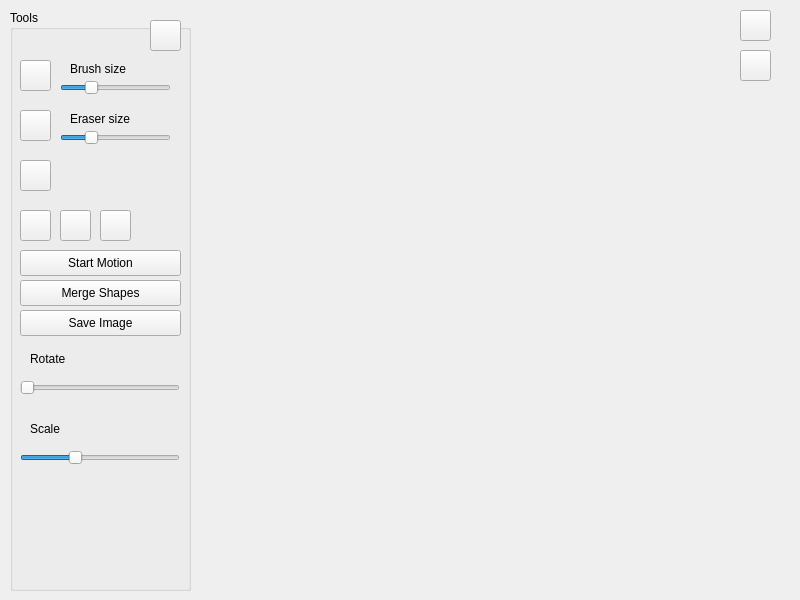
<?xml version="1.0" encoding="UTF-8"?>
<ui version="4.0">
 <class>SceneEditWidget</class>
 <widget class="QWidget" name="SceneEditWidget">
  <property name="geometry">
   <rect>
    <x>0</x>
    <y>0</y>
    <width>800</width>
    <height>600</height>
   </rect>
  </property>
  <property name="windowTitle">
   <string>Form</string>
  </property>
  <widget class="QWidget" name="widget" native="true">
   <property name="geometry">
    <rect>
     <x>200</x>
     <y>10</y>
     <width>591</width>
     <height>581</height>
    </rect>
   </property>
  </widget>
  <widget class="QGroupBox" name="groupBox">
   <property name="geometry">
    <rect>
     <x>10</x>
     <y>10</y>
     <width>181</width>
     <height>581</height>
    </rect>
   </property>
   <property name="title">
    <string>Tools</string>
   </property>
   <widget class="QPushButton" name="brushButton">
    <property name="geometry">
     <rect>
      <x>10</x>
      <y>50</y>
      <width>31</width>
      <height>31</height>
     </rect>
    </property>
    <property name="text">
     <string/>
    </property>
    <property name="icon">
     <iconset resource="../resources.qrc">
      <normaloff>:/files/images/brush.png</normaloff>:/files/images/brush.png</iconset>
    </property>
    <property name="iconSize">
     <size>
      <width>24</width>
      <height>24</height>
     </size>
    </property>
   </widget>
   <widget class="QSlider" name="brushSizeSlider">
    <property name="geometry">
     <rect>
      <x>50</x>
      <y>70</y>
      <width>111</width>
      <height>16</height>
     </rect>
    </property>
    <property name="maximum">
     <number>20</number>
    </property>
    <property name="value">
     <number>5</number>
    </property>
    <property name="orientation">
     <enum>Qt::Orientation::Horizontal</enum>
    </property>
   </widget>
   <widget class="QLabel" name="label">
    <property name="geometry">
     <rect>
      <x>60</x>
      <y>50</y>
      <width>101</width>
      <height>18</height>
     </rect>
    </property>
    <property name="text">
     <string>Brush size</string>
    </property>
   </widget>
   <widget class="QPushButton" name="eraserButton">
    <property name="geometry">
     <rect>
      <x>10</x>
      <y>100</y>
      <width>31</width>
      <height>31</height>
     </rect>
    </property>
    <property name="text">
     <string/>
    </property>
    <property name="icon">
     <iconset resource="../resources.qrc">
      <normaloff>:/files/images/eraser.png</normaloff>:/files/images/eraser.png</iconset>
    </property>
    <property name="iconSize">
     <size>
      <width>18</width>
      <height>18</height>
     </size>
    </property>
   </widget>
   <widget class="QSlider" name="eraserSizeSlider">
    <property name="geometry">
     <rect>
      <x>50</x>
      <y>120</y>
      <width>111</width>
      <height>16</height>
     </rect>
    </property>
    <property name="maximum">
     <number>20</number>
    </property>
    <property name="value">
     <number>5</number>
    </property>
    <property name="orientation">
     <enum>Qt::Orientation::Horizontal</enum>
    </property>
   </widget>
   <widget class="QLabel" name="label_2">
    <property name="geometry">
     <rect>
      <x>60</x>
      <y>100</y>
      <width>101</width>
      <height>18</height>
     </rect>
    </property>
    <property name="text">
     <string>Eraser size</string>
    </property>
   </widget>
   <widget class="QPushButton" name="colorButton">
    <property name="geometry">
     <rect>
      <x>140</x>
      <y>10</y>
      <width>31</width>
      <height>31</height>
     </rect>
    </property>
    <property name="text">
     <string/>
    </property>
    <property name="icon">
     <iconset resource="../resources.qrc">
      <normaloff>:/files/images/color-palette.png</normaloff>:/files/images/color-palette.png</iconset>
    </property>
    <property name="iconSize">
     <size>
      <width>20</width>
      <height>20</height>
     </size>
    </property>
   </widget>
   <widget class="QPushButton" name="addTextButton">
    <property name="geometry">
     <rect>
      <x>10</x>
      <y>200</y>
      <width>31</width>
      <height>31</height>
     </rect>
    </property>
    <property name="text">
     <string/>
    </property>
    <property name="icon">
     <iconset theme="QIcon::ThemeIcon::InsertText"/>
    </property>
    <property name="iconSize">
     <size>
      <width>32</width>
      <height>32</height>
     </size>
    </property>
   </widget>
   <widget class="QPushButton" name="addShapeButton">
    <property name="geometry">
     <rect>
      <x>50</x>
      <y>200</y>
      <width>31</width>
      <height>31</height>
     </rect>
    </property>
    <property name="text">
     <string/>
    </property>
    <property name="icon">
     <iconset theme="QIcon::ThemeIcon::MediaPlaybackStop"/>
    </property>
    <property name="iconSize">
     <size>
      <width>30</width>
      <height>27</height>
     </size>
    </property>
   </widget>
   <widget class="QPushButton" name="addImageButton">
    <property name="geometry">
     <rect>
      <x>90</x>
      <y>200</y>
      <width>31</width>
      <height>31</height>
     </rect>
    </property>
    <property name="text">
     <string/>
    </property>
    <property name="icon">
     <iconset theme="QIcon::ThemeIcon::ImageLoading"/>
    </property>
    <property name="iconSize">
     <size>
      <width>20</width>
      <height>24</height>
     </size>
    </property>
   </widget>
   <widget class="QSlider" name="scaleSlider">
    <property name="geometry">
     <rect>
      <x>10</x>
      <y>440</y>
      <width>160</width>
      <height>16</height>
     </rect>
    </property>
    <property name="minimum">
     <number>50</number>
    </property>
    <property name="maximum">
     <number>200</number>
    </property>
    <property name="singleStep">
     <number>5</number>
    </property>
    <property name="value">
     <number>100</number>
    </property>
    <property name="orientation">
     <enum>Qt::Orientation::Horizontal</enum>
    </property>
   </widget>
   <widget class="QSlider" name="rotateSlider">
    <property name="geometry">
     <rect>
      <x>10</x>
      <y>370</y>
      <width>160</width>
      <height>16</height>
     </rect>
    </property>
    <property name="maximum">
     <number>360</number>
    </property>
    <property name="orientation">
     <enum>Qt::Orientation::Horizontal</enum>
    </property>
   </widget>
   <widget class="QLabel" name="label_3">
    <property name="geometry">
     <rect>
      <x>20</x>
      <y>410</y>
      <width>58</width>
      <height>18</height>
     </rect>
    </property>
    <property name="text">
     <string>Scale</string>
    </property>
   </widget>
   <widget class="QLabel" name="label_4">
    <property name="geometry">
     <rect>
      <x>20</x>
      <y>340</y>
      <width>58</width>
      <height>18</height>
     </rect>
    </property>
    <property name="text">
     <string>Rotate</string>
    </property>
   </widget>
   <widget class="QPushButton" name="mergeShapesButton">
    <property name="geometry">
     <rect>
      <x>10</x>
      <y>270</y>
      <width>161</width>
      <height>26</height>
     </rect>
    </property>
    <property name="text">
     <string>Merge Shapes</string>
    </property>
   </widget>
   <widget class="QPushButton" name="saveImageButton">
    <property name="geometry">
     <rect>
      <x>10</x>
      <y>300</y>
      <width>161</width>
      <height>26</height>
     </rect>
    </property>
    <property name="text">
     <string>Save Image</string>
    </property>
   </widget>
   <widget class="QPushButton" name="startMotionButton">
    <property name="geometry">
     <rect>
      <x>10</x>
      <y>240</y>
      <width>161</width>
      <height>26</height>
     </rect>
    </property>
    <property name="text">
     <string>Start Motion</string>
    </property>
   </widget>
   <widget class="QPushButton" name="selectButton">
    <property name="geometry">
     <rect>
      <x>10</x>
      <y>150</y>
      <width>31</width>
      <height>31</height>
     </rect>
    </property>
    <property name="text">
     <string/>
    </property>
    <property name="icon">
     <iconset resource="../resources.qrc">
      <normaloff>:/files/images/direct-selection.png</normaloff>:/files/images/direct-selection.png</iconset>
    </property>
    <property name="iconSize">
     <size>
      <width>16</width>
      <height>16</height>
     </size>
    </property>
   </widget>
  </widget>
  <widget class="QPushButton" name="clearCanvas">
   <property name="geometry">
    <rect>
     <x>740</x>
     <y>10</y>
     <width>31</width>
     <height>31</height>
    </rect>
   </property>
   <property name="text">
    <string/>
   </property>
   <property name="icon">
    <iconset theme="QIcon::ThemeIcon::EditDelete"/>
   </property>
   <property name="iconSize">
    <size>
     <width>24</width>
     <height>24</height>
    </size>
   </property>
  </widget>
  <widget class="QPushButton" name="changeBackground">
   <property name="geometry">
    <rect>
     <x>740</x>
     <y>50</y>
     <width>31</width>
     <height>31</height>
    </rect>
   </property>
   <property name="text">
    <string/>
   </property>
   <property name="icon">
    <iconset resource="../resources.qrc">
     <normaloff>:/files/images/color-palette.png</normaloff>:/files/images/color-palette.png</iconset>
   </property>
   <property name="iconSize">
    <size>
     <width>24</width>
     <height>24</height>
    </size>
   </property>
  </widget>
 </widget>
 <resources>
  <include location="../resources.qrc"/>
 </resources>
 <connections/>
</ui>
